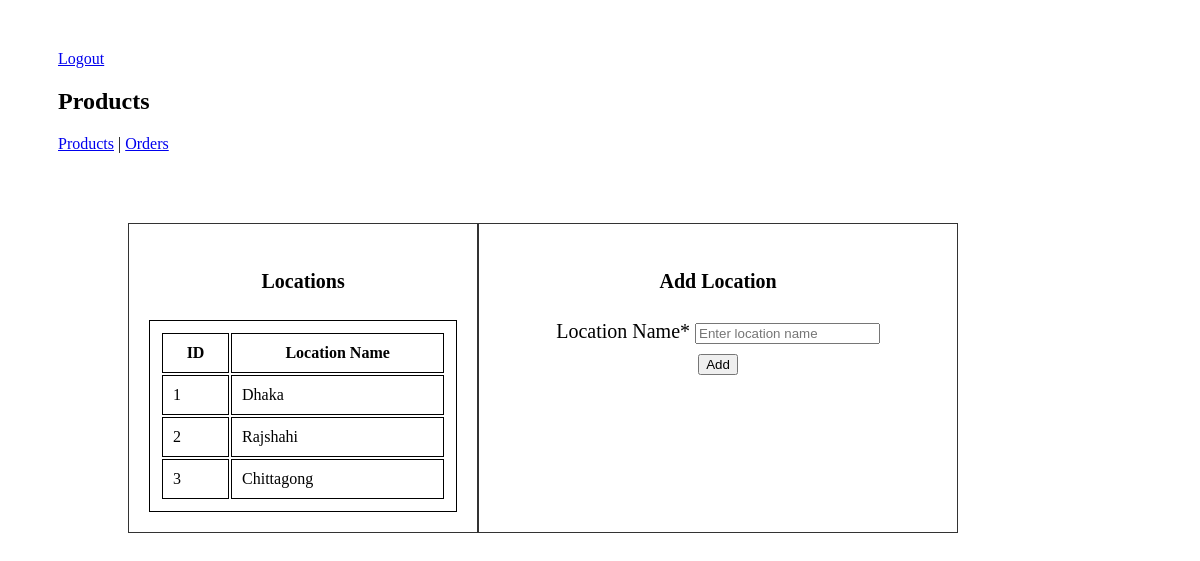
The app's page /admin/locations.php (signed in) with its own data.
### tables this page shows
CREATE TABLE `locations` (
  `id` int(11) NOT NULL,
  `name` varchar(50) NOT NULL
);

### admin/locations.php (the view, shortened to what this page needs)
<?php
require '../include/head.php';
include 'actions.php';
?>
<div style="margin: 50px">
    <?php
    $sql = "SELECT * FROM locations";
    $result = mysqli_query($conn, $sql);
    ?>
    <a href="../logout.php">Logout</a>
    <h2>Products</h2>
    <a href="index.php" class="add_product">Products</a> |
    <a href="orders.php" class="add_product">Orders</a>
    <div class="grid-container">
        <div class="grid-item">
            <h4>Locations</h4>
            <table style="width:100%">
                <tr>
                    <th>ID</th>
                    <th>Location Name</th>
                </tr>
                <?php
                if (mysqli_num_rows($result)>0){
                    while ($row = mysqli_fetch_assoc($result)){
                        ?>
                        <tr>
                            <td><?=$row['id']?></td>
                            <td><?=$row['name']?></td>
                        </tr>
                    <?php }
                }else{ ?>
                    <p>There is no location available</p>
                <?php } ?>
            </table>
        </div>
        <div class="grid-item">
            <h4>Add Location</h4>
            <form action="actions.php" method="post">
                <div class="input_item">
                    <label for="name">Location Name*</label>
                    <input type="text" name="name" id="name" placeholder="Enter location name">
                </div>
                <div class="input_item">
                    <input type="submit" name="locationSubmit" value="Add">
                </div>
            </form>
        </div>
    </div>
</div>
</body>
</html>

### admin/css/style.css (style rules this page uses)
.input_item { margin-bottom: 10px; }

### admin/locations.php (style rules this page uses)
table, th, td { border: 1px solid black; padding: 10px; }
table { margin-top: 10px; }
.grid-container { display: grid; grid-template-columns: auto auto auto; padding: 70px; }
.grid-item { background-color: rgba(255, 255, 255, 0.8); border: 1px solid rgba(0, 0, 0, 0.8); padding: 20px; font-size: 20px; text-align: center; }

### records on screen
locations: id "1", name "Dhaka"
locations: id "2", name "Rajshahi"
locations: id "3", name "Chittagong"
